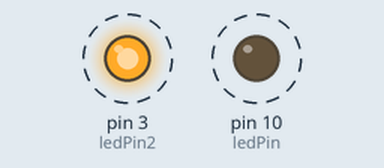
This sketch was run on a simulated Arduino Uno, built with avr-gcc and run on an emulated ATmega328P. Shown: output pins drawn as LEDs (lit = HIGH). Dashed ring = blinking.

Above: at 0.5 s.
Timing chart, 0 to 4.6 s (numbered marks = the images above):
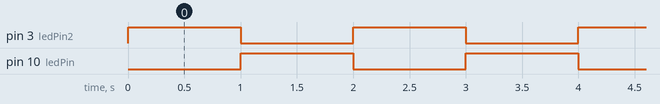

Measured:
- by itself, pin 3 (ledPin2), pin 10 (ledPin): alternates HIGH for 1.0 s and LOW for 1.0 s

The sketch:

q03.ino
```cpp
int ledPin = 10;
int ledPin2 = 3;

void setup(){
    pinMode(ledPin, OUTPUT);
    pinMode(ledPin2,OUTPUT);
}

void loop()
{
    digitalWrite(ledPin2, HIGH);
    digitalWrite(ledPin, LOW);
    delay(1000);
    digitalWrite(ledPin, HIGH);
    digitalWrite(ledPin2, LOW);
    delay(1000);
}
```
